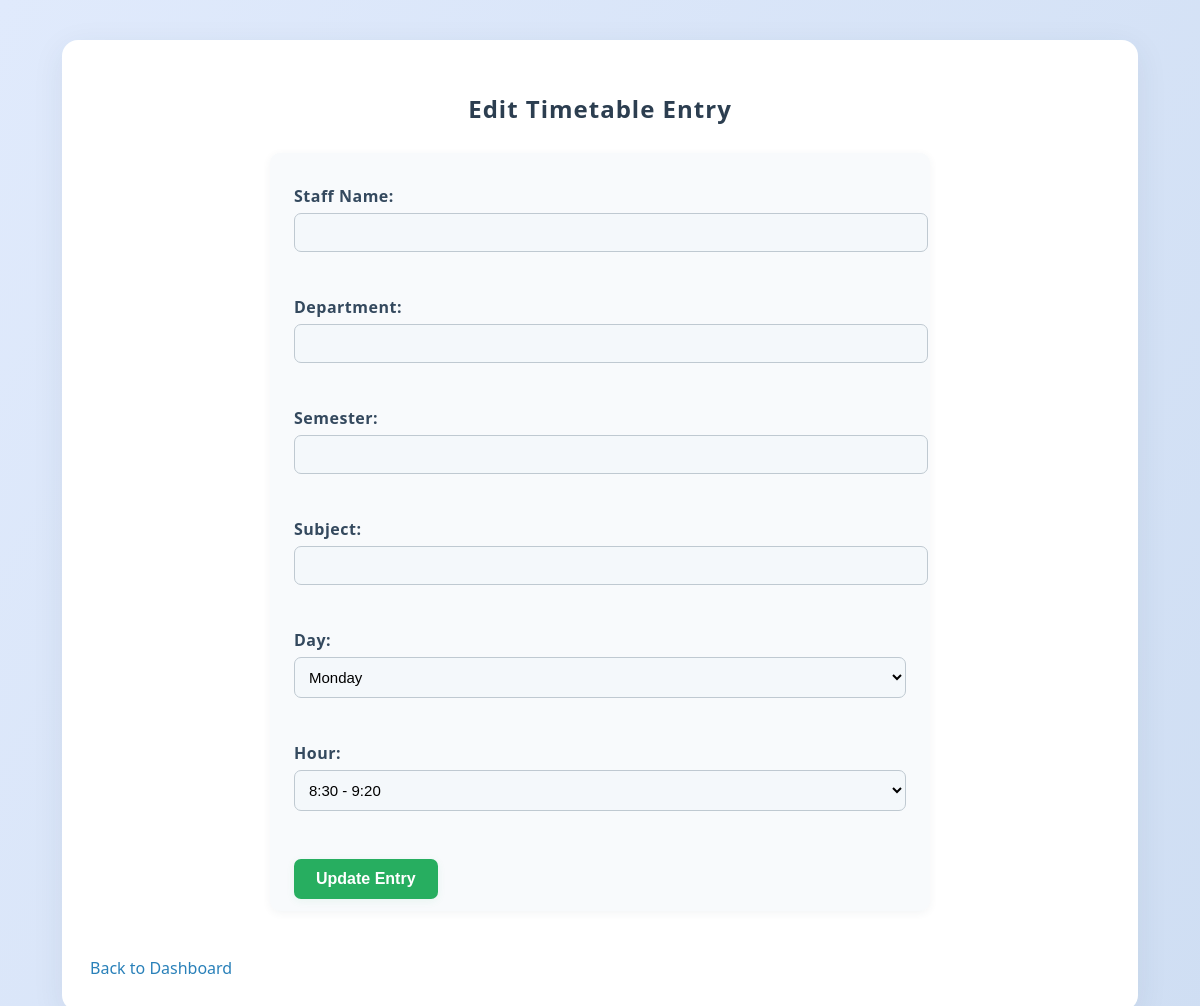
The page /edit/56 on the database as committed earlier.
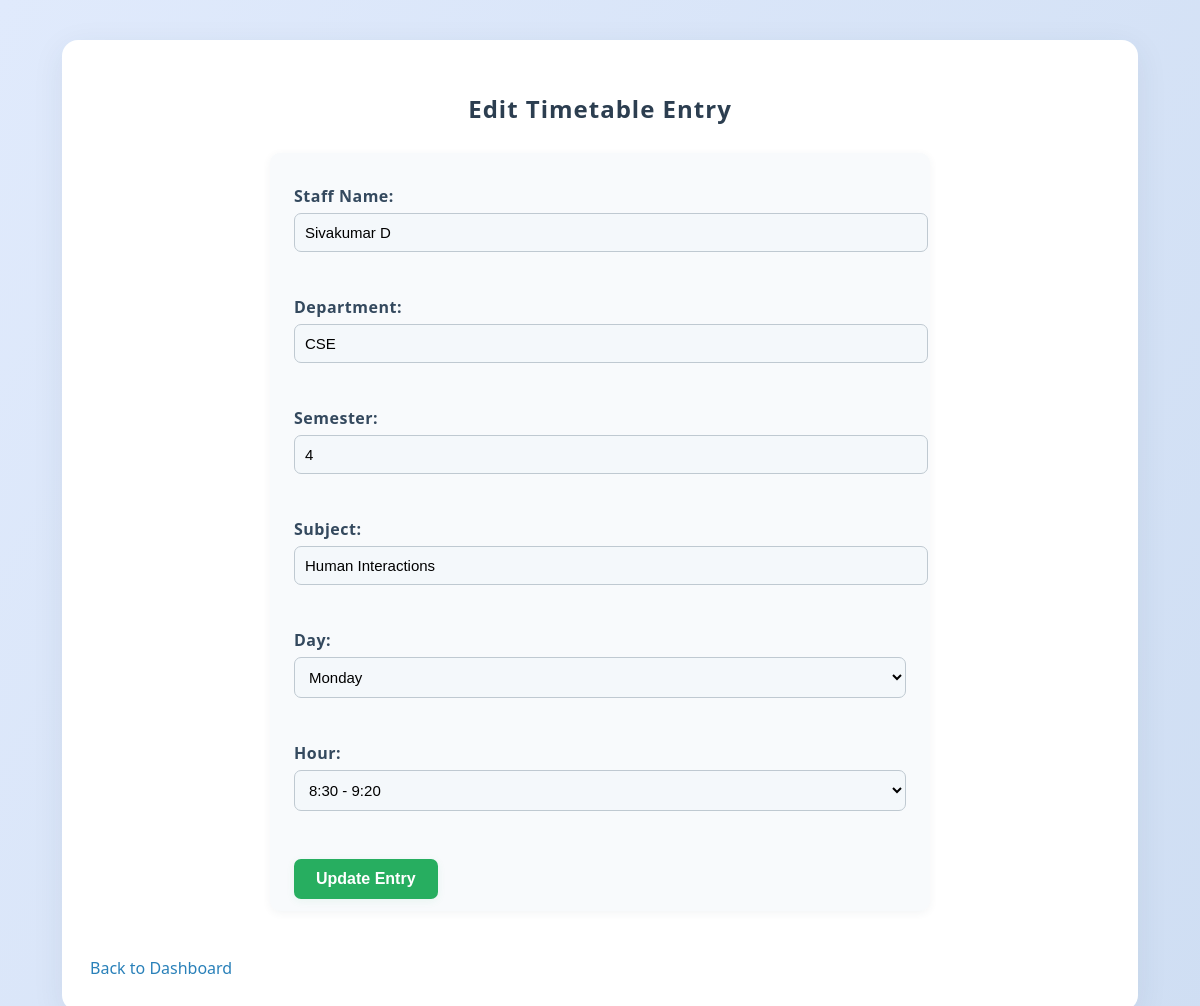
The same page on the database as committed later.
### tables this page shows
CREATE TABLE timetable (
            id INTEGER PRIMARY KEY AUTOINCREMENT,
            staff_name TEXT NOT NULL,
            department TEXT NOT NULL,
            semester TEXT NOT NULL,
            subject TEXT NOT NULL,
            day TEXT NOT NULL,
            time TEXT NOT NULL
        , year TEXT DEFAULT '', room TEXT DEFAULT '');

### App.py (the view, shortened to what this page needs)
@app.route("/edit/<int:entry_id>", methods=["GET", "POST"])
def edit_entry(entry_id):
    db = get_db()
    entry = db.execute("SELECT * FROM timetable WHERE id=?", (entry_id,)).fetchone()
    return render_template("Edit_Timetable.html", entry=entry, days=days, time_slots=time_slots)

### App.py (called while the page is built)
def get_db():
    if "db" not in g:
        g.db = sqlite3.connect(DB_PATH)
        g.db.row_factory = sqlite3.Row
    return g.db

### Templates/Edit_Timetable.html (shortened to what this page needs)
<!DOCTYPE html>
<html lang="en">
<head>
    <link rel="stylesheet" href="{{ url_for('static', filename='style.css') }}">
</head>
<body>
    <div class="container">
        <h2>Edit Timetable Entry</h2>
        <form method="POST">
            <label>Staff Name:</label>
            <input type="text" name="staff_name" value="{{ entry.staff_name }}" required><br><br>
            <label>Department:</label>
            <input type="text" name="department" value="{{ entry.department }}" required><br><br>
            <label>Semester:</label>
            <input type="text" name="semester" value="{{ entry.semester }}" required><br><br>
            <label>Subject:</label>
            <input type="text" name="subject" value="{{ entry.subject }}" required><br><br>
            <label>Day:</label>
            <select name="day" required>
                <option value="Monday" {% if entry.day == "Monday" %}selected{% endif %}>Monday</option>
            </select><br><br>
            <label>Hour:</label>
            <select name="time" required>
                <option value="8:30 - 9:20" {% if entry.time == "8:30 - 9:20" %}selected{% endif %}>8:30 - 9:20</option>
            </select><br><br>
            <button type="submit">Update Entry</button>
        </form>
        <br>
    <a href="{{ url_for('dashboard') }}">Back to Dashboard</a>
    </div>
</body>
</html>

Rows that differ between the two databases and show on the page:
added timetable: staff_name "Sivakumar D", department "CSE", semester "4", subject "Human Interactions", day "Monday", time "8:30 - 9:20"
Other text that changed with them:
form field day: "Monday" → (not shown)
form field time: "8:30 - 9:20" → (not shown)
